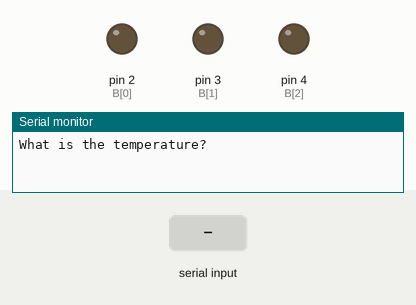
The sketch below on a simulated Arduino Uno, built with avr-gcc and run on an emulated ATmega328P. On the bench: output pins drawn as LEDs (lit = HIGH), the last lines printed to the serial monitor. Inputs (shaded band) come from the test bench.

Above: at 1.2 s.
1.3 s: "30,150\n" received over Serial
At 2.1 s:
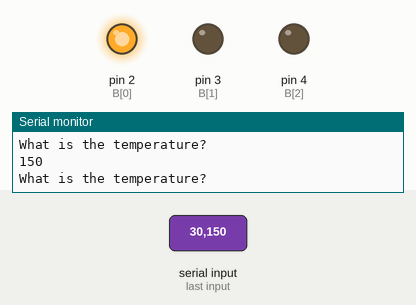
At 3.4 s:
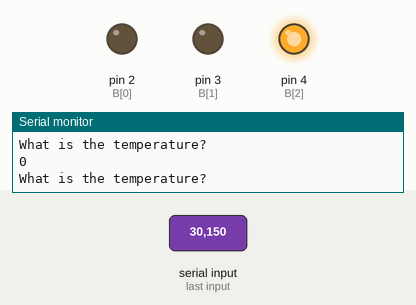
3.8 s: "90,45\n" received over Serial
Timing chart, 0 to 6.8 s (numbered marks = the images above; inputs shaded):
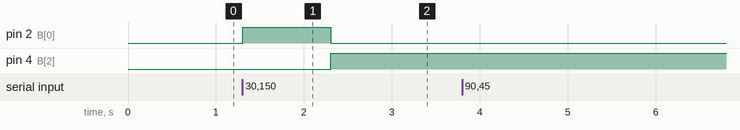

The sketch:

lab2_ex1.ino
```cpp
// C++ code
//
const int B[] = {2, 3, 4, 5};
int a = 0x00;
int a0, a1, a2, a3;

void setup()
{
  pinMode(B[0], OUTPUT);
  pinMode(B[1], OUTPUT);
  pinMode(B[2], OUTPUT);
  // pinMode(B[3], OUTPUT);
  Serial.begin(9600);
}

void resetB()
{
  // digitalWrite(B[3],LOW);
  digitalWrite(B[2],LOW);
  digitalWrite(B[1],LOW);
  digitalWrite(B[0],LOW);
}

void writeToB(unsigned char temp)
{
  // Serial.println(temp & );
  if ((temp - 0x41) < 0x00)
  {
    digitalWrite(B[2],HIGH);
    digitalWrite(B[0],LOW);
    digitalWrite(B[1],LOW);
  }
  else if ((temp - 0x5F) > 0x00)
  {
    digitalWrite(B[0],HIGH);
    digitalWrite(B[1],LOW);
    digitalWrite(B[2],LOW);
  }
  else
  {
    digitalWrite(B[1],HIGH);
    digitalWrite(B[0],LOW);
    digitalWrite(B[2],LOW);
  }
}


void loop()
{
  Serial.print("What is the temperature? \n");
  while(Serial.available() == 0){}
  a = Serial.parseInt();
  Serial.println(a);
  writeToB(a); //This will display the value of a in binary on the LEDs

  // delay(200);
}
```

Measured:
- after the input at 1.3 s, pin 2 (B[0]): LOW → HIGH at once, → LOW 1.0 s later; pin 4 (B[2]): LOW → HIGH after 1.0 s
